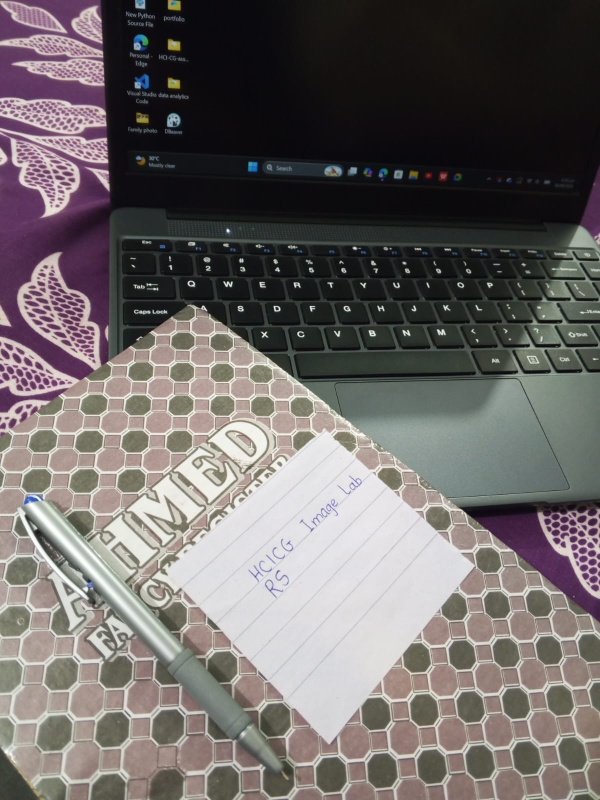
#> input picture Weeks 1-3 Image Processing Lab/images/original.jpg, 1200 x 1600 px (shown at 1/2 size)
$ python weeks01-03_image_lab.py   (older library calls are emulated)
#> lines starting #> are read from the running program, lines starting #| are printed output that depends on the picture; after the words box and inside, x2 and y2 are one past the last pixel; in counts of white or black regions, pixels touching at a corner belong together
import os
import cv2
import numpy as np
import matplotlib.pyplot as plt


def inspect_image(image_path: str) -> dict:
    """Load the image and return its measured image-data properties."""

    image = cv2.imread(image_path)

    if image is None:
        raise FileNotFoundError(f"Could not load image: {image_path}")

    height, width, channels = image.shape

    pixel_count = width * height
    estimated_bytes = width * height * channels

    result = {
        "width": width,
        "height": height,
        "channels": channels,
        "shape": list(image.shape),
        "pixel_count": pixel_count,
        "estimated_bytes": estimated_bytes,
        "color_order": "BGR"
    }

    print("\n=== Task 1: Image Inspection ===")
    print(f"Width: {width}")
    print(f"Height: {height}")
    print(f"Channels: {channels}")
    print(f"Shape: {list(image.shape)}")
    print(f"Pixel count: {pixel_count}")
    print(f"Estimated data size: {estimated_bytes} bytes")
    print(f"Color order: BGR")

    return result


def create_pixel_views(image_path: str, output_dir: str) -> dict:
    """Create the labeled channel, grayscale, and downsampled views."""

    os.makedirs(output_dir, exist_ok=True)

    image = cv2.imread(image_path)

    if image is None:
        raise FileNotFoundError(f"Could not load image: {image_path}")

    height, width = image.shape[:2]

    # OpenCV loads images in BGR order
    blue_channel = image[:, :, 0]
    green_channel = image[:, :, 1]
    red_channel = image[:, :, 2]

    # Convert to grayscale
    grayscale = cv2.cvtColor(image, cv2.COLOR_BGR2GRAY)

    # Downsample to half the original width and height
    downsampled_width = width // 2
    downsampled_height = height // 2

    downsampled = cv2.resize(
        image,
        (downsampled_width, downsampled_height),
        interpolation=cv2.INTER_AREA
    )

    output_path = os.path.join(output_dir, "pixel_views.png")

    # Create labeled montage
    fig, axes = plt.subplots(2, 3, figsize=(15, 9))

    axes[0, 0].imshow(red_channel, cmap="gray")
    axes[0, 0].set_title("Red Channel")

    axes[0, 1].imshow(green_channel, cmap="gray")
    axes[0, 1].set_title("Green Channel")

    axes[0, 2].imshow(blue_channel, cmap="gray")
    axes[0, 2].set_title("Blue Channel")

    axes[1, 0].imshow(grayscale, cmap="gray")
    axes[1, 0].set_title("Grayscale")

    # Convert BGR to RGB for correct display in Matplotlib
    downsampled_rgb = cv2.cvtColor(downsampled, cv2.COLOR_BGR2RGB)

    axes[1, 1].imshow(downsampled_rgb)
    axes[1, 1].set_title(
        f"Downsampled\n{downsampled_width} × {downsampled_height}"
    )

    axes[1, 2].axis("off")

    for ax in axes.flat:
        ax.axis("off")

    fig.suptitle("Task 2: Color Channels and Resolution", fontsize=16)

    plt.tight_layout()
    plt.savefig(output_path, dpi=150, bbox_inches="tight")
    plt.close(fig)

    result = {
        "original_size": [width, height],
        "downsampled_size": [downsampled_width, downsampled_height],
        "output_path": output_path
    }

    print("\n=== Task 2: Pixel Views ===")
    print(f"Original size: [{width}, {height}]")
    print(
        f"Downsampled size: "
        f"[{downsampled_width}, {downsampled_height}]"
    )
    print(f"Output: {output_path}")

    return result


def create_adjustments(
    image_path: str,
    output_dir: str,
    brightness_delta: int = 40,
    contrast_factor: float = 1.5,
    threshold: int = 127,
) -> dict:
    """Create labeled brightness, contrast, and threshold results."""

    os.makedirs(output_dir, exist_ok=True)

    if not 0 <= threshold <= 255:
        raise ValueError("threshold must be between 0 and 255")

    image = cv2.imread(image_path)

    if image is None:
        raise FileNotFoundError(f"Could not load image: {image_path}")

    # Convert original image to grayscale
    grayscale = cv2.cvtColor(image, cv2.COLOR_BGR2GRAY)

    # Brightness adjustment
    brighter = np.clip(
        grayscale.astype(np.int16) + brightness_delta,
        0,
        255
    ).astype(np.uint8)

    # Contrast adjustment
    higher_contrast = np.clip(
        grayscale.astype(np.float32) * contrast_factor,
        0,
        255
    ).astype(np.uint8)

    # Thresholding:
    # Pixels greater than threshold become white.
    # All other pixels become black.
    _, thresholded = cv2.threshold(
        grayscale,
        threshold,
        255,
        cv2.THRESH_BINARY
    )

    output_path = os.path.join(output_dir, "adjustments.png")

    # Create labeled montage
    fig, axes = plt.subplots(2, 2, figsize=(12, 10))

    axes[0, 0].imshow(grayscale, cmap="gray")
    axes[0, 0].set_title("Original Grayscale")

    axes[0, 1].imshow(brighter, cmap="gray")
    axes[0, 1].set_title(
        f"Brighter (+{brightness_delta})"
    )

    axes[1, 0].imshow(higher_contrast, cmap="gray")
    axes[1, 0].set_title(
        f"Higher Contrast (×{contrast_factor})"
    )

    axes[1, 1].imshow(thresholded, cmap="gray")
    axes[1, 1].set_title(
        f"Thresholded (>{threshold} = White)"
    )

    for ax in axes.flat:
        ax.axis("off")

    fig.suptitle("Task 3: Image Adjustments", fontsize=16)

    plt.tight_layout()
    plt.savefig(output_path, dpi=150, bbox_inches="tight")
    plt.close(fig)

    result = {
        "brightness_delta": brightness_delta,
        "contrast_factor": contrast_factor,
        "threshold": threshold,
        "output_path": output_path
    }

    print("\n=== Task 3: Adjustments ===")
    print(f"Brightness delta: {brightness_delta}")
    print(f"Contrast factor: {contrast_factor}")
    print(f"Threshold: {threshold}")
    print(f"Output: {output_path}")

    return result


def create_blur_and_edges(
    image_path: str,
    output_dir: str,
    kernel_size: int = 5,
) -> dict:
    """Create labeled grayscale, mean-blur, and Sobel-edge results."""

    os.makedirs(output_dir, exist_ok=True)

    if kernel_size <= 0 or kernel_size % 2 == 0:
        raise ValueError(
            "kernel_size must be a positive odd integer"
        )

    image = cv2.imread(image_path)

    if image is None:
        raise FileNotFoundError(f"Could not load image: {image_path}")

    # Convert to grayscale
    grayscale = cv2.cvtColor(image, cv2.COLOR_BGR2GRAY)

    # Mean blur
    blurred = cv2.blur(
        grayscale,
        (kernel_size, kernel_size)
    )

    # Sobel edges from original grayscale
    sobel_x_original = cv2.Sobel(
        grayscale,
        cv2.CV_64F,
        1,
        0,
        ksize=3
    )

    sobel_y_original = cv2.Sobel(
        grayscale,
        cv2.CV_64F,
        0,
        1,
        ksize=3
    )

    original_magnitude = cv2.magnitude(
        sobel_x_original.astype(np.float32),
        sobel_y_original.astype(np.float32)
    )

    original_edges = cv2.normalize(
        original_magnitude,
        None,
        0,
        255,
        cv2.NORM_MINMAX
    ).astype(np.uint8)

    # Sobel edges from blurred grayscale
    sobel_x_blurred = cv2.Sobel(
        blurred,
        cv2.CV_64F,
        1,
        0,
        ksize=3
    )

    sobel_y_blurred = cv2.Sobel(
        blurred,
        cv2.CV_64F,
        0,
        1,
        ksize=3
    )

    blurred_magnitude = cv2.magnitude(
        sobel_x_blurred.astype(np.float32),
        sobel_y_blurred.astype(np.float32)
    )

    blurred_edges = cv2.normalize(
        blurred_magnitude,
        None,
        0,
        255,
        cv2.NORM_MINMAX
    ).astype(np.uint8)

    output_path = os.path.join(
        output_dir,
        "blur_and_edges.png"
    )

    # Create labeled montage
    fig, axes = plt.subplots(2, 2, figsize=(12, 10))

    axes[0, 0].imshow(grayscale, cmap="gray")
    axes[0, 0].set_title("Grayscale")

    axes[0, 1].imshow(blurred, cmap="gray")
    axes[0, 1].set_title(
        f"Mean Blur ({kernel_size} × {kernel_size})"
    )

    axes[1, 0].imshow(original_edges, cmap="gray")
    axes[1, 0].set_title(
        "Sobel Edges - Original Grayscale"
    )

    axes[1, 1].imshow(blurred_edges, cmap="gray")
    axes[1, 1].set_title(
        "Sobel Edges - Blurred Grayscale"
    )

    for ax in axes.flat:
        ax.axis("off")

    fig.suptitle("Task 4: Blur and Sobel Edges", fontsize=16)

    plt.tight_layout()
    plt.savefig(output_path, dpi=150, bbox_inches="tight")
    plt.close(fig)

    result = {
        "kernel_size": kernel_size,
        "output_path": output_path
    }

    print("\n=== Task 4: Blur and Edges ===")
    print(f"Kernel size: {kernel_size}")
    print(f"Output: {output_path}")

    return result


def run_lab(image_path: str, output_dir: str) -> dict:
    """Run Tasks 1–4 and return their results together."""

    task1 = inspect_image(image_path)

    task2 = create_pixel_views(
        image_path,
        output_dir
    )

    task3 = create_adjustments(
        image_path,
        output_dir
    )

    task4 = create_blur_and_edges(
        image_path,
        output_dir
    )

    return {
        "task1": task1,
        "task2": task2,
        "task3": task3,
        "task4": task4
    }


def main() -> None:
    """Run the lab using the required repository paths."""

    image_path = "images/original.jpg"
    output_dir = "outputs"

    os.makedirs(output_dir, exist_ok=True)

    run_lab(
        image_path,
        output_dir
    )
#> in inspect_image, image is the input picture: shape (1600, 1200, 3); mean B, G, R 103.7, 104.6, 110
#| Width: 1200
#| Height: 1600
#| Channels: 3
#| Shape: [1600, 1200, 3]
#| Pixel count: 1920000
#| Estimated data size: 5760000 bytes
#> in create_pixel_views, `red_channel = image[:, :, 2]`:
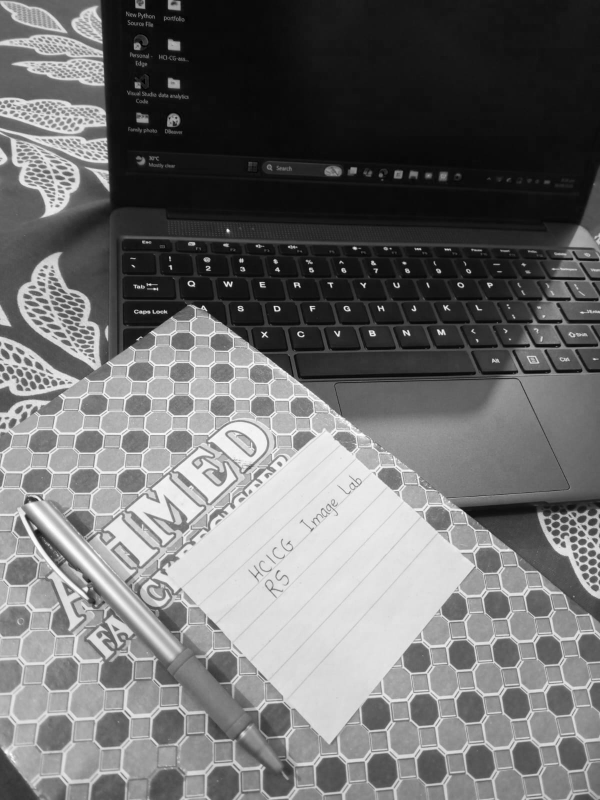
#> red_channel: shape (1600, 1200) (shown at 1/2 size); min 0, max 255, mean 110
#| Original size: [1200, 1600]
#| Downsampled size: [600, 800]
#> in create_adjustments, `brighter = np.clip( grayscale.astype(np.int16) + brightness_delta, 0, ..`:
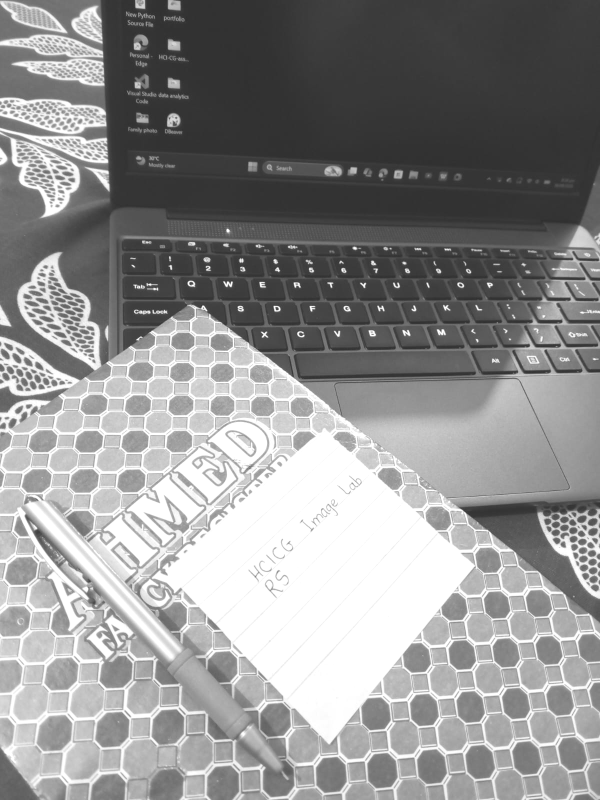
#> brighter: shape (1600, 1200) (shown at 1/2 size); min 40, max 255, mean 144.7
#> in create_adjustments, `higher_contrast = np.clip( grayscale.astype(np.float32) * contrast_fac..`:
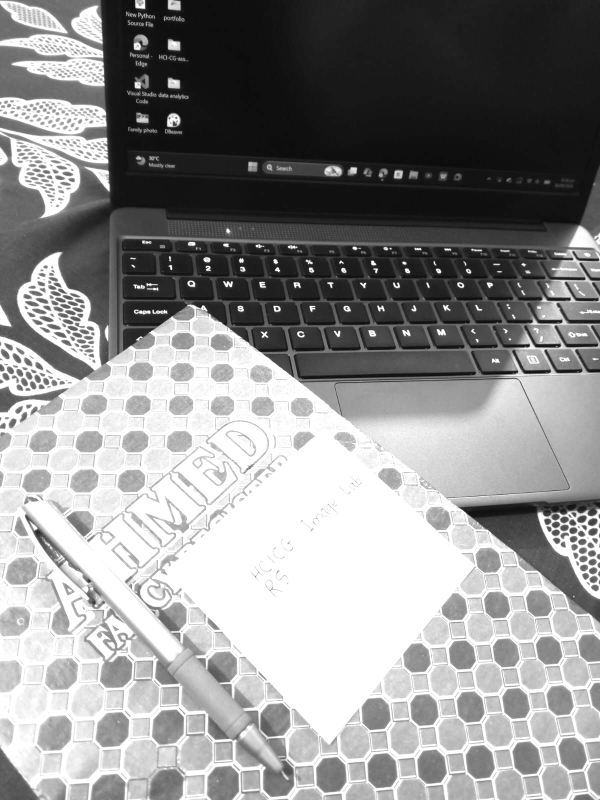
#> higher_contrast: shape (1600, 1200) (shown at 1/2 size); min 0, max 255, mean 144.6
#> in create_adjustments, `_, thresholded = cv2.threshold( grayscale, threshold, 255, cv2.THRESH_..`:
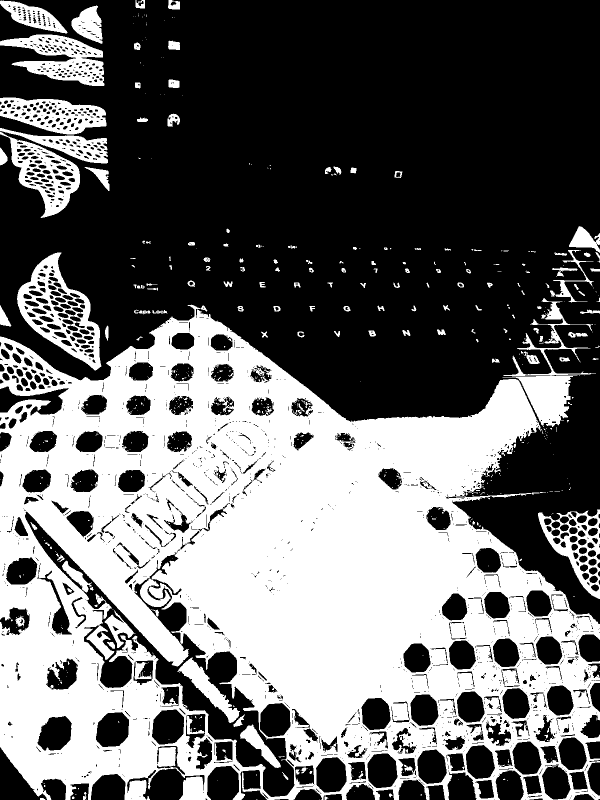
#> thresholded: shape (1600, 1200) (shown at 1/2 size); 41% white; 656 white regions (492 under 20 px), largest, box (x1, y1, x2, y2) and area: (0, 609, 1200, 1600) 688904, (34, 505, 203, 741) 13738, (1005, 596, 1192, 854) 10667
#> in create_blur_and_edges, `original_magnitude = cv2.magnitude( sobel_x_original.astype(np.float32..`:
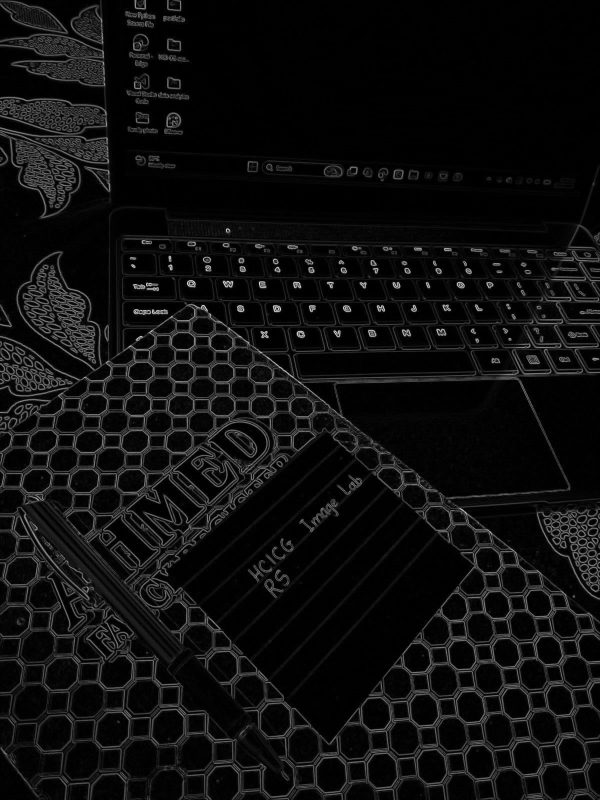
#> original_magnitude: shape (1600, 1200) float32 (shown at 1/2 size); min 0, max 777.6, mean 45.9; drawn with min black and max white
#> in create_blur_and_edges, `sobel_y_blurred = cv2.Sobel( blurred, cv2.CV_64F, 0, 1, ksize=3 )`:
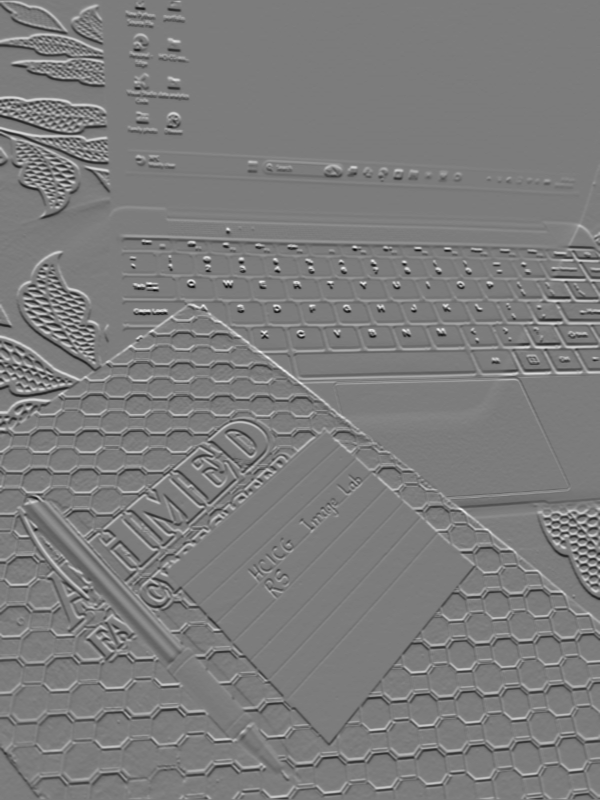
#> sobel_y_blurred: shape (1600, 1200) float64 (shown at 1/2 size); min -293, max 307, mean 0.5; drawn with min black and max white
#> in create_blur_and_edges, `blurred_magnitude = cv2.magnitude( sobel_x_blurred.astype(np.float32),..`:
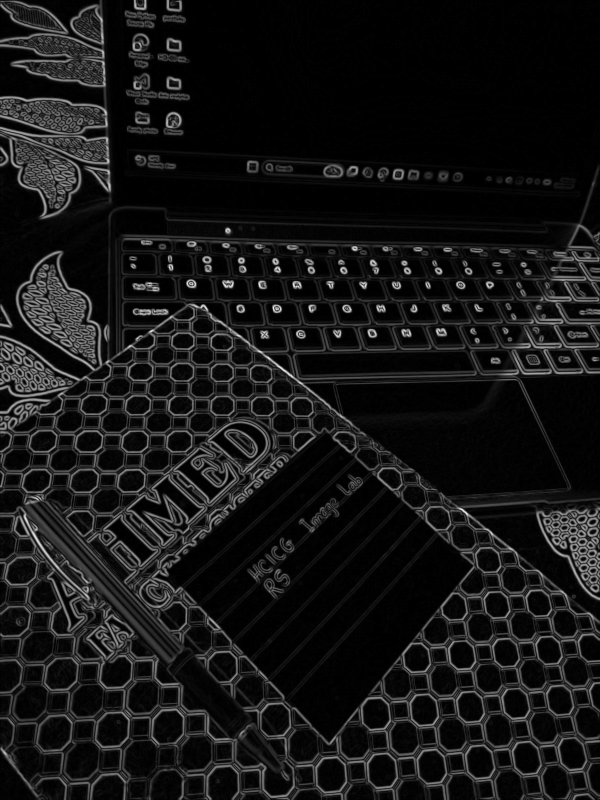
#> blurred_magnitude: shape (1600, 1200) float32 (shown at 1/2 size); min 0, max 345.5, mean 30; drawn with min black and max white


if __name__ == "__main__":
    main()
